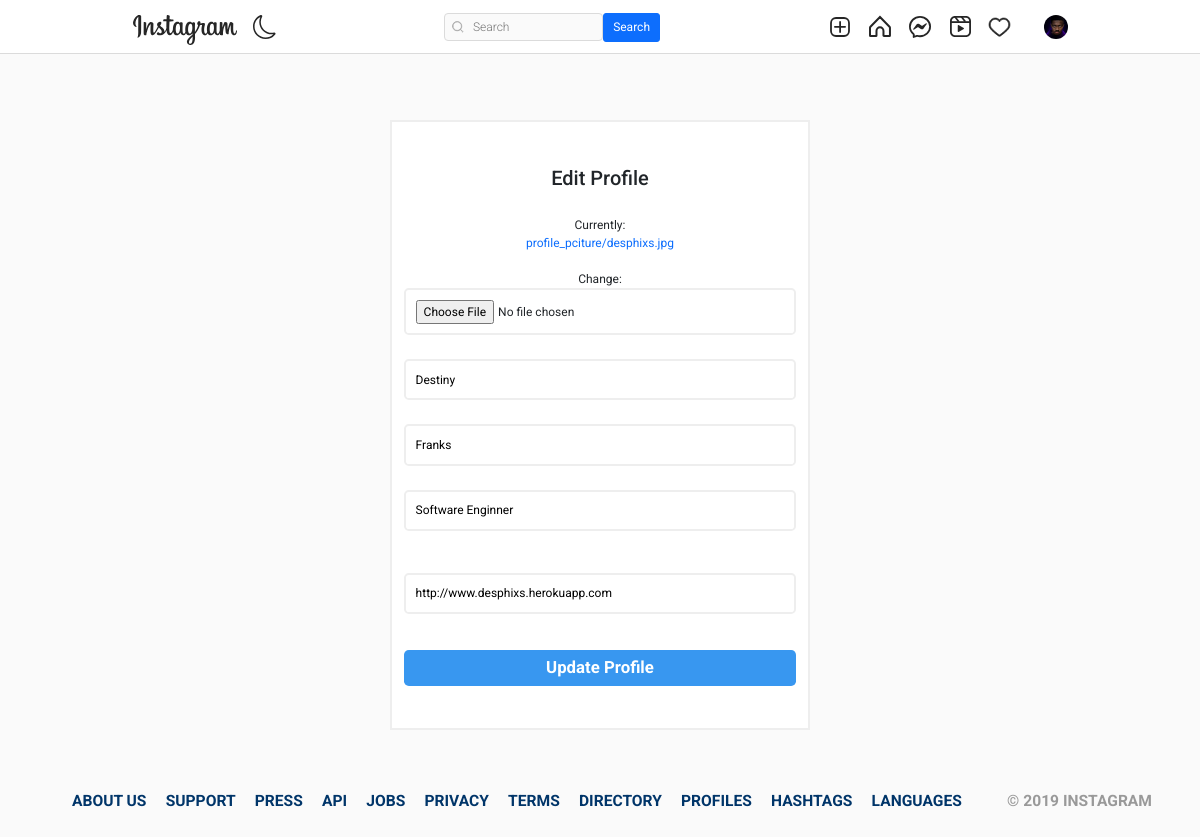
The page /users/profile/edit (signed in) on the database its author committed.
### authy/models.py (models this page shows, shortened)
class Profile(models.Model):
    user = models.OneToOneField(User, related_name='profile', on_delete=models.CASCADE)
    image = models.ImageField(upload_to="profile_pciture", null=True, default="default.jpg")
    first_name = models.CharField(max_length=200, null=True, blank=True)
    last_name = models.CharField(max_length=200, null=True, blank=True)
    bio = models.CharField(max_length=200, null=True, blank=True)
    location = models.CharField(max_length=200, null=True, blank=True)
    url = models.URLField(max_length=200, null=True, blank=True)
    favourite = models.ManyToManyField(Post, blank=True)

### authy/views.py (the view)
# urls.py: path('profile/edit', EditProfile, name="editprofile"),
def EditProfile(request):
    user = request.user.id
    profile = Profile.objects.get(user__id=user)
    if request.method == "POST":
        form = EditProfileForm(request.POST, request.FILES, instance=profile)
        if form.is_valid():
            form.save()
            messages.success(request, "Your profile has been updated successfully!")
            return redirect('profile', username=profile.user.username)
        else:
            for field, errors in form.errors.items():
                for error in errors:
                    messages.error(request, f"{field}: {error}")
    else:
        form = EditProfileForm(instance=request.user.profile)
    context = {
        'form':form,
    }
    return render(request, 'editprofile.html', context)

### authy/forms.py (shortened to what this page needs)
class EditProfileForm(forms.ModelForm):
    image = forms.ImageField(required=True)
    first_name = forms.CharField(widget=forms.TextInput(attrs={'class': 'input', 'placeholder': 'First Name'}), required=True)
    last_name = forms.CharField(widget=forms.TextInput(attrs={'class': 'input', 'placeholder': 'Last Name'}), required=True)
    bio = forms.CharField(widget=forms.TextInput(attrs={'class': 'input', 'placeholder': 'Bio'}), required=True)
    url = forms.CharField(widget=forms.TextInput(attrs={'class': 'input', 'placeholder': 'URL'}), required=True)
    class Meta:
        model = Profile
        fields = ['image', 'first_name', 'last_name', 'bio', 'url'
                  ]

### templates/editprofile.html (shortened to what this page needs)
{% extends 'base.html' %}
{% load static %}
{% load crispy_forms_tags %}
{% block content %}
<br><br>
<!DOCTYPE html>
<html lang="en">
<head>
  <link rel="stylesheet" href="{% static 'assets2/style.css' %}">
</head>
<body>
  <div id="wrapper">
    <div class="container">
      <div class="form-data">
        <form action="" method="POST" enctype="multipart/form-data">
          <div class="logo">
            <h3 style="padding: 20px; font-size: 20px;">Edit Profile</h3>
          </div>
          {{form.image}} <br>
		  {{form.first_name}} <br>
		  {{form.last_name}} <br>
		  {{form.bio}} <br>
		  {{form.location}} <br>
		  {{form.url}} <br>
          <button class="form-btn" type="submit">Update Profile</button>
        </form>
      </div>
    </div>
    <footer>
      <div class="container">
        <nav class="footer-nav">
          <ul>
            <li>
              <a href="#">About us</a>
            </li>
            <li>
              <a href="#">Support</a>
            </li>
            <li>
              <a href="#">Press</a>
            </li>
            <li>
              <a href="#">Api</a>
            </li>
            <li>
              <a href="#">Jobs</a>
            </li>
            <li>
              <a href="#">Privacy</a>
            </li>
            <li>
              <a href="#">Terms</a>
            </li>
            <li>
              <a href="#">Directory</a>
            </li>
            <li>
              <a href="#">Profiles</a>
            </li>
            <li>
              <a href="#">Hashtags</a>
            </li>
            <li>
              <a href="#">Languages</a>
            </li>
          </ul>
        </nav>
        <div class="copyright-notice">
          &copy 2019 Instagram
        </div>
      </div>
    </footer>
  </div>
</body>
</html>
{% endblock content %}

### templates/base.html (shortened to what this page needs)
{% load static %}
<!DOCTYPE html>
<html lang="en">
<head>
    <link rel="stylesheet" href="https://cdn.jsdelivr.net/npm/bootstrap-icons@1.8.1/font/bootstrap-icons.css">
    <link href="https://cdn.jsdelivr.net/npm/bootstrap@5.1.3/dist/css/bootstrap.min.css" rel="stylesheet">
    <link rel="stylesheet" type="text/css" href="{% static 'assets1/style.css' %}">
</head>
<body>
    <header class="header">
        <nav class="header__content">
            <div class="header__buttons">
                <a href="{% url 'index' %}" class="header__home">
                </a>
                <button class="header__theme-button" title="Toggle Theme">
                </button>
            </div>
            <form action="{% url 'search-users' %}" method="GET">
                <div class="header__search">
                    <input type="text" placeholder="Search" name="q" value="{{ request.GET.q }}">
                    <button class="btn btn-primary" type="submit">Search</button>
                </div>
            </form>
            <div class="header__buttons header__buttons--desktop">
                <a href="{% url 'create-new' %}">
                </a>
                <a href="{% url 'index' %}">
                </a>
                <a href="{% url 'message' %}">
                </a>
                <a href="{% url 'reel-list' %}">
                </a>
                <span>
                    <a href="{% url 'show-notification' %}">
                    </a>
                </span>
                <a href="">
                    <button class="profile-button">
                        <a href="{% url 'profile' request.user %}">
                            <div class="profile-button__picture">
                                <img src="{{request.user.profile.image.url}}" alt="User Picture">
                            </div>
                        </a>
                    </button>
                </a>
            </div>
        </nav>
    </header>
    {% block content %}
    {% endblock content %}
</body>
</html>

### static/assets1/style.css (style rules this page uses)
*, *::after, *::before { box-sizing: border-box; margin: 0; padding: 0; }
*, button, input, select, textarea { font-family: 'Roboto', sans-serif; }
:root { --primary: hsl(0, 0%, 100%); --secondary: hsl(0, 0%, 98%); --border: hsl(0, 0%, 86%); --story-border: hsl(0, 0%, 78%); --img-border: hsla(0, 0%, 0%, 0.1); --text-dark: hsl(0, 0%, 15%); --text-light: hsl(0, 0%, 60%); --like: hsl(355, 82%, 61%); --link: hsl(204, 100%, 48%); --header-height: 44px; --nav-height: 44px; }
body { min-height: 100vh; display: flex; flex-direction: column; overflow-y: auto; }
svg { display: block; }
img { max-width: 100%; }
.header { width: 100%; height: var(--header-height); background-color: var(--primary); display: flex; justify-content: center; position: fixed; top: 0; left: 0; z-index: 2; }
.header::after { content: ''; position: absolute; bottom: 0; width: 100%; height: 1px; background-color: var(--border); }
.header__content { width: 100%; max-width: 975px; padding: 0 14px; display: flex; justify-content: space-between; align-items: center; }
.header__home { margin-top: 5px; }
.header__theme-button { background-color: transparent; border: none; cursor: pointer; }
.header__theme-button-moon { display: unset; }
.header__search { width: 216px; height: 28px; display: none; align-items: center; position: relative; }
.header__search svg { width: 12px; height: 12px; position: absolute; left: 8px; }
.header__search input { width: 100%; height: 100%; background-color: var(--secondary); padding: 4px 10px 4px 28px; border: 1px solid var(--border); border-radius: 4px; outline: none; font-size: 12px; font-weight: 300; text-decoration: none; color: var(--text-light); text-overflow: ellipsis; overflow: hidden; white-space: nowrap; }
.header__buttons { display: flex; align-items: center; gap: 16px; }
.profile-button { background-color: transparent; border: none; outline: none; cursor: pointer; position: relative; }
.profile-button__picture { width: 24px; height: 24px; border-radius: 50%; overflow: hidden; position: relative; }
.profile-button__picture::after { content: ''; position: absolute; top: 0; bottom: 0; left: 0; right: 0; border: 1px solid var(--img-border); border-radius: 50%; }
@media (min-width: 768px) { :root { --header-height: 54px; --nav-height: 0px; } }
@media (min-width: 768px) { .header__content { padding: 0 20px; } }
@media (min-width: 768px) { .header__search { display: flex; } }

### static/assets2/style.css (style rules this page uses)
*, *::before, *::after { margin: 0; padding: 0; box-sizing: inherit; }
html { font-size: 12px; box-sizing: border-box; }
img { width: 100%; max-width: 100%; height: 100%; }
a { text-decoration: none; }
body { background-color: #fafafa; }
#wrapper { width: 100%; height: 100vh; display: flex; flex-direction: column; justify-content: space-between; padding-top: 5rem; }
.container { width: 100%; max-width: 93.5rem; margin: 1rem auto 0; }
#wrapper > .container { display: flex; padding: 0 2rem; }
.form-data { width: 100%; max-width: 35rem; margin-top: 1rem; margin-left: auto; margin-right: auto; display: block; }
.form-data form { background-color: #fff; border: 2px solid #eee; display: flex; flex-direction: column; padding: 2rem 1rem; text-align: center; }
.form-data form input { padding: .8rem; margin-bottom: .5rem; border: 2px solid #eee; border-radius: .4rem; }
.form-btn { margin: 1rem 0 1.5rem; height: 3rem; background-color: #3897f0; font-size: 1.4rem; font-weight: bold; color: #fff; border: none; border-radius: .4rem; cursor: pointer; }
footer { padding: 5rem 0; }
footer .container { display: flex; justify-content: space-between; font-weight: bold; text-transform: uppercase; font-size: 1.3rem; margin-top: 0; flex-wrap: wrap; }
.footer-nav ul { display: flex; flex-wrap: wrap; list-style: none; }
.footer-nav ul li { margin-right: 1.6rem; }
.footer-nav ul li a { color: #003569; }
.copyright-notice { color: #999999; }

### rows shown on the page
Profile: first_name "Destiny", last_name "Franks", bio "Software Enginner", url "http://www.desphixs.herokuapp.com"
